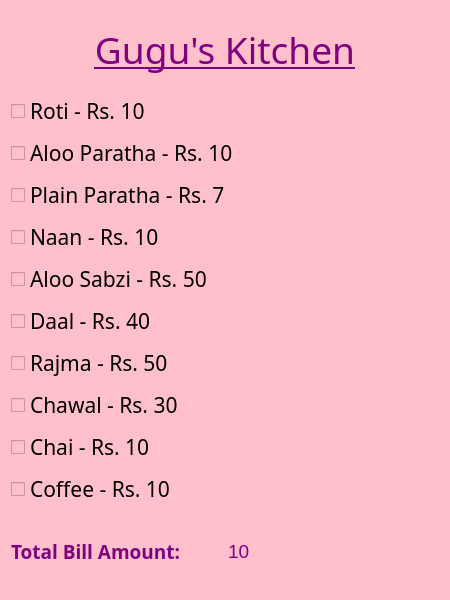
<?xml version="1.0" encoding="UTF-8"?>
<ui version="4.0">
 <class>Form</class>
 <widget class="QWidget" name="Form">
  <property name="geometry">
   <rect>
    <x>0</x>
    <y>0</y>
    <width>450</width>
    <height>600</height>
   </rect>
  </property>
  <property name="windowTitle">
   <string>Gugu's Kitchen</string>
  </property>
  <property name="windowIcon">
   <iconset>
    <normaloff>logo.png</normaloff>logo.png</iconset>
  </property>
  <property name="styleSheet">
   <string notr="true">QWidget {
	background-color: pink
}

QLabel {

	color : purple
}</string>
  </property>
  <layout class="QVBoxLayout" name="verticalLayout_2">
   <item>
    <widget class="QLabel" name="label">
     <property name="font">
      <font>
       <family>Poor Richard</family>
       <pointsize>28</pointsize>
       <weight>50</weight>
       <italic>false</italic>
       <bold>false</bold>
       <underline>true</underline>
       <kerning>true</kerning>
      </font>
     </property>
     <property name="text">
      <string>Gugu's Kitchen</string>
     </property>
     <property name="alignment">
      <set>Qt::AlignCenter</set>
     </property>
    </widget>
   </item>
   <item>
    <layout class="QVBoxLayout" name="verticalLayout">
     <item>
      <widget class="QCheckBox" name="item1">
       <property name="font">
        <font>
         <family>Rockwell</family>
         <pointsize>16</pointsize>
        </font>
       </property>
       <property name="text">
        <string>Roti - Rs. 10</string>
       </property>
       <property name="iconSize">
        <size>
         <width>40</width>
         <height>40</height>
        </size>
       </property>
      </widget>
     </item>
     <item>
      <widget class="QCheckBox" name="item2">
       <property name="font">
        <font>
         <family>Rockwell</family>
         <pointsize>16</pointsize>
        </font>
       </property>
       <property name="text">
        <string>Aloo Paratha - Rs. 10</string>
       </property>
       <property name="iconSize">
        <size>
         <width>40</width>
         <height>40</height>
        </size>
       </property>
      </widget>
     </item>
     <item>
      <widget class="QCheckBox" name="item3">
       <property name="font">
        <font>
         <family>Rockwell</family>
         <pointsize>16</pointsize>
        </font>
       </property>
       <property name="text">
        <string>Plain Paratha - Rs. 7</string>
       </property>
       <property name="iconSize">
        <size>
         <width>40</width>
         <height>40</height>
        </size>
       </property>
      </widget>
     </item>
     <item>
      <widget class="QCheckBox" name="item4">
       <property name="font">
        <font>
         <family>Rockwell</family>
         <pointsize>16</pointsize>
        </font>
       </property>
       <property name="text">
        <string>Naan - Rs. 10</string>
       </property>
       <property name="iconSize">
        <size>
         <width>40</width>
         <height>40</height>
        </size>
       </property>
      </widget>
     </item>
     <item>
      <widget class="QCheckBox" name="item5">
       <property name="font">
        <font>
         <family>Rockwell</family>
         <pointsize>16</pointsize>
        </font>
       </property>
       <property name="text">
        <string>Aloo Sabzi - Rs. 50</string>
       </property>
       <property name="iconSize">
        <size>
         <width>40</width>
         <height>40</height>
        </size>
       </property>
      </widget>
     </item>
     <item>
      <widget class="QCheckBox" name="item6">
       <property name="font">
        <font>
         <family>Rockwell</family>
         <pointsize>16</pointsize>
        </font>
       </property>
       <property name="text">
        <string>Daal - Rs. 40</string>
       </property>
       <property name="iconSize">
        <size>
         <width>40</width>
         <height>40</height>
        </size>
       </property>
      </widget>
     </item>
     <item>
      <widget class="QCheckBox" name="item7">
       <property name="font">
        <font>
         <family>Rockwell</family>
         <pointsize>16</pointsize>
        </font>
       </property>
       <property name="text">
        <string>Rajma - Rs. 50</string>
       </property>
       <property name="iconSize">
        <size>
         <width>40</width>
         <height>40</height>
        </size>
       </property>
      </widget>
     </item>
     <item>
      <widget class="QCheckBox" name="item8">
       <property name="font">
        <font>
         <family>Rockwell</family>
         <pointsize>16</pointsize>
        </font>
       </property>
       <property name="text">
        <string>Chawal - Rs. 30</string>
       </property>
       <property name="iconSize">
        <size>
         <width>40</width>
         <height>40</height>
        </size>
       </property>
      </widget>
     </item>
     <item>
      <widget class="QCheckBox" name="item9">
       <property name="font">
        <font>
         <family>Rockwell</family>
         <pointsize>16</pointsize>
        </font>
       </property>
       <property name="text">
        <string>Chai - Rs. 10</string>
       </property>
       <property name="iconSize">
        <size>
         <width>40</width>
         <height>40</height>
        </size>
       </property>
      </widget>
     </item>
     <item>
      <widget class="QCheckBox" name="item10">
       <property name="font">
        <font>
         <family>Rockwell</family>
         <pointsize>16</pointsize>
        </font>
       </property>
       <property name="text">
        <string>Coffee - Rs. 10</string>
       </property>
       <property name="iconSize">
        <size>
         <width>40</width>
         <height>40</height>
        </size>
       </property>
      </widget>
     </item>
    </layout>
   </item>
   <item>
    <layout class="QHBoxLayout" name="horizontalLayout">
     <item>
      <widget class="QLabel" name="label_2">
       <property name="font">
        <font>
         <family>Segoe UI Black</family>
         <pointsize>14</pointsize>
         <weight>75</weight>
         <bold>true</bold>
        </font>
       </property>
       <property name="text">
        <string>Total Bill Amount:</string>
       </property>
      </widget>
     </item>
     <item>
      <widget class="QLabel" name="label_bill">
       <property name="font">
        <font>
         <family>Segoe UI</family>
         <pointsize>14</pointsize>
         <weight>50</weight>
         <bold>false</bold>
        </font>
       </property>
       <property name="text">
        <string>10</string>
       </property>
      </widget>
     </item>
    </layout>
   </item>
  </layout>
 </widget>
 <resources/>
 <connections/>
</ui>
